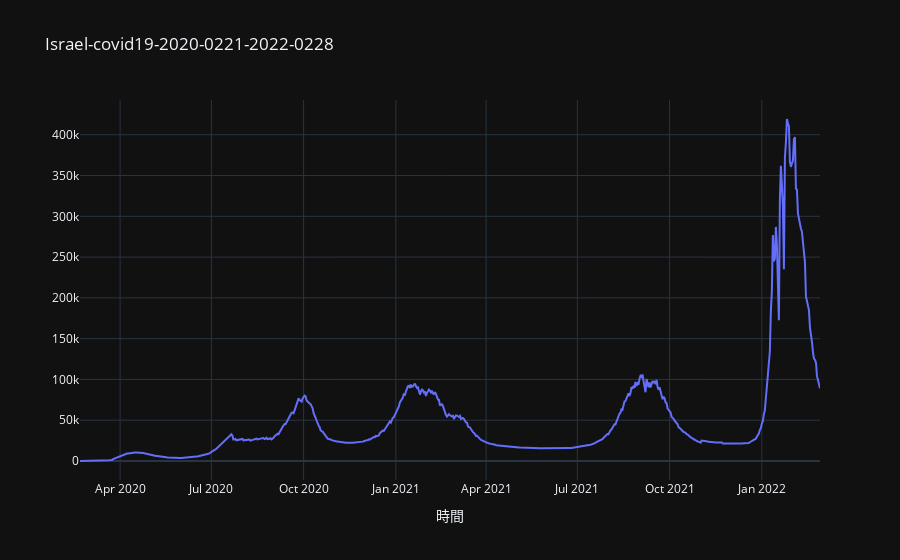

Source (notebook cell):
### Code cell
'''

畫npi資料

'''

import plotly.graph_objects as go

# Plotting
fig = go.Figure()

fig.add_trace(go.Scatter(x=dd['date']	, y=dd['infectious']	, mode='lines', name=f'infectious'))
#fig.add_trace(go.Scatter(x=dd['date']	, y=dd['daily_new_cases']	, mode='lines', name=f'daily_new_cases'))
#fig.add_trace(go.Scatter(x=dd['date']	, y=dd['total_cases']	, mode='lines', name=f'total_cases'))
#fig.add_trace(go.Scatter(x=dd['date']	, y=dd['total_deaths']	, mode='lines', name=f'total_deaths'))
#fig.add_trace(go.Scatter(x=dd['date']	, y=dd['total_recovered']	, mode='lines', name=f'total_recovered'))
#fig.add_trace(go.Scatter(x=dd['date']	, y=dd['reproduction_rate']	, mode='lines', name=f'reproduction_rate'))
#fig.add_trace(go.Scatter(x=dd['date']	, y=dd['cumulative_infectious']	, mode='lines', name=f'cumulative_infectious'))
#fig.add_trace(go.Scatter(x=dd['date']	, y=dd['daily_recovered_cases']	, mode='lines', name=f'daily_recovered_cases'))
#fig.add_trace(go.Scatter(x=dd['date']	, y=dd['new_deaths']	, mode='lines', name=f'new_deaths'))

# Styling
fig.update_layout(
    title='Israel-covid19-2020-0221-2022-0228',
    xaxis_title='時間',
    #yaxis_title='Value',
    template="plotly_dark",
)

fig.show()

### Figure 1 — Plotly figure (JSON) as saved in the notebook; plotly's stock layout.template omitted (floating-point values rounded to 4 significant figures; data arrays with more than 128 entries replaced by an {"elided": "..."} marker saying what was removed)
{"data": [{"mode": "lines", "name": "infectious", "type": "scatter", "x": {"elided": "739 str values"}, "y": {"elided": "739 int values"}}], "layout": {"title": {"text": "Israel-covid19-2020-0221-2022-0228"}, "xaxis": {"title": {"text": "時間"}}}}
